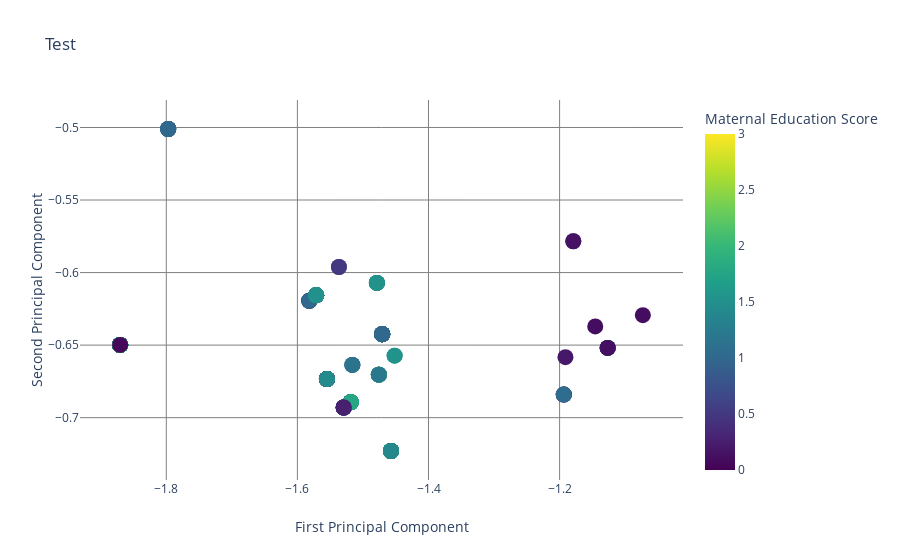

The code cell stored with this chart in its notebook:
### Code cell
#### print(len(xs), len(ys), len(scores))
fig = go.Figure(data=go.Scatter(
    x = xs,
    y = ys,
    mode='markers',
    marker=dict(
        size=16,
        color=scores, #set color equal to a variable
        colorscale='Viridis', # one of plotly colorscales
        showscale=True,
        colorbar_title = 'Maternal Education Score',
        cmin = 0,
        cmax = 3
    )
))

fig.update_layout(title='Test',
                plot_bgcolor='rgba(0,0,0,0)',
                xaxis=dict(title='First Principal Component'),
                yaxis=dict(title='Second Principal Component'))
fig.update_xaxes(showgrid=True, gridwidth=1, gridcolor='Gray')
fig.update_yaxes(showgrid=True, gridwidth=1, gridcolor='Gray')
fig.show()

### Figure 1 — Plotly figure (JSON) as saved in the notebook; plotly's stock layout.template omitted (floating-point values rounded to 4 significant figures; data arrays with more than 128 entries replaced by an {"elided": "..."} marker saying what was removed)
{"data": [{"marker": {"cmax": 3, "cmin": 0, "color": {"elided": "296 float values"}, "colorbar": {"title": {"text": "Maternal Education Score"}}, "colorscale": [[0, "#440154"], [0.1111, "#482878"], [0.2222, "#3e4989"], [0.3333, "#31688e"], [0.4444, "#26828e"], [0.5556, "#1f9e89"], [0.6667, "#35b779"], [0.7778, "#6ece58"], [0.8889, "#b5de2b"], [1, "#fde725"]], "showscale": true, "size": 16}, "mode": "markers", "type": "scatter", "x": {"elided": "296 float values"}, "y": {"elided": "296 float values"}}], "layout": {"plot_bgcolor": "rgba(0,0,0,0)", "title": {"text": "Test"}, "xaxis": {"gridcolor": "Gray", "gridwidth": 1, "showgrid": true, "title": {"text": "First Principal Component"}}, "yaxis": {"gridcolor": "Gray", "gridwidth": 1, "showgrid": true, "title": {"text": "Second Principal Component"}}}}
